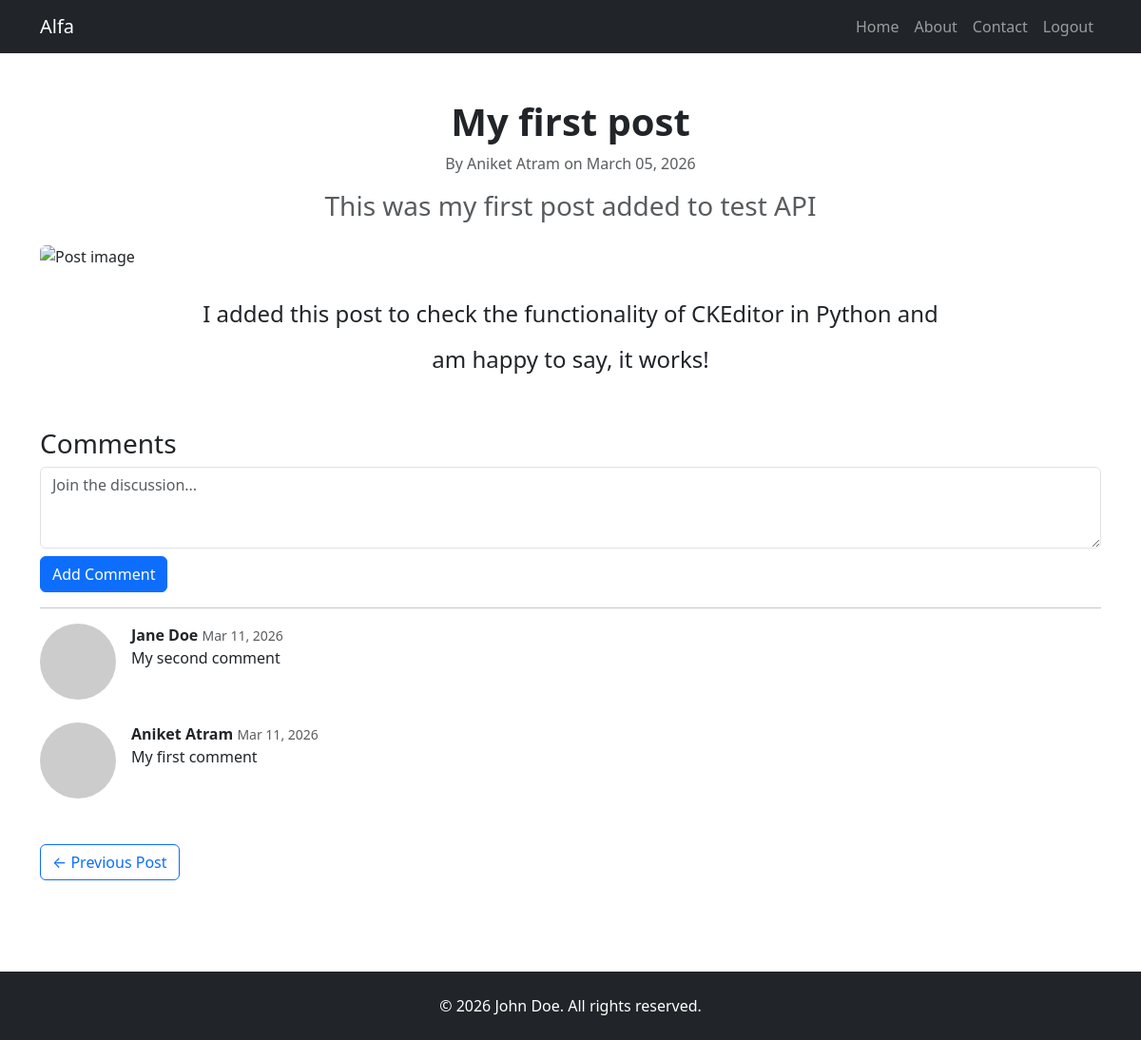
/post/1 (signed in), run on an earlier commit of the app's database.
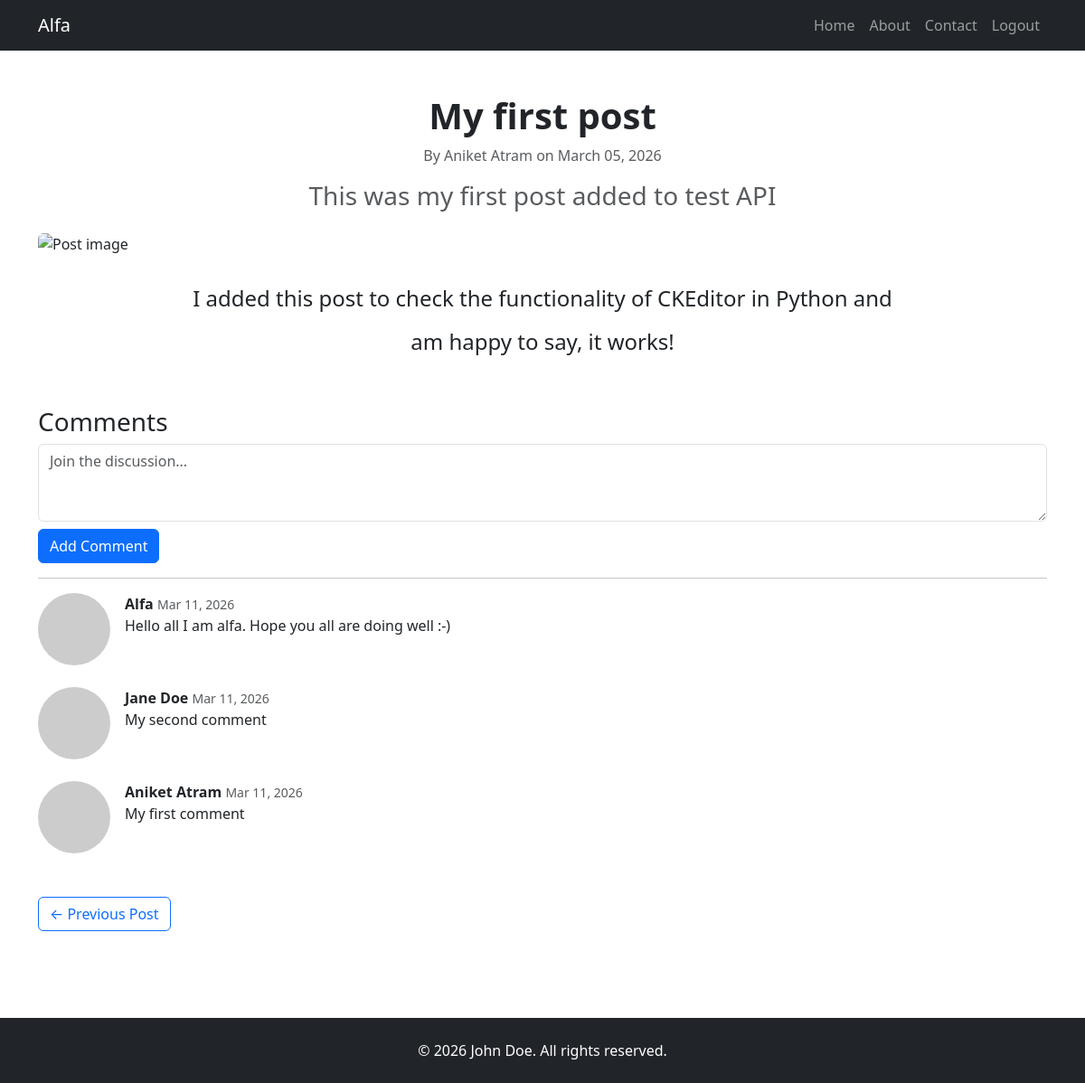
And on a later commit of the database.
### app/models/user.py (models this page shows, shortened)
class User(db.Model, UserMixin):
	__tablename__ = "users"
	id: Mapped[int] = mapped_column(Integer, primary_key=True)
	username: Mapped[str] = mapped_column(String(250), nullable=False, unique=True)
	email: Mapped[str] = mapped_column(String(100), nullable=False, unique=True)
	password: Mapped[str] = mapped_column(String(100), nullable=False)
	role: Mapped[str] = mapped_column(String(100), nullable=False, default="user")
	comments: Mapped[list["Comment"]] = relationship(back_populates="author", cascade="all, delete-orphan")
	def avatar(self, size: int = 60) -> str:
		digest = hashlib.md5(self.email.lower().encode("utf-8")).hexdigest()
		return f"https://www.gravatar.com/avatar/{digest}?s={size}&d=retro"

### app/models/post.py (models this page shows)
class Post(db.Model):
	__tablename__ = "blog_posts"
	id: Mapped[int] = mapped_column(Integer, primary_key=True)
	title: Mapped[str] = mapped_column(String(255),nullable=False)
	subtitle: Mapped[str] = mapped_column(String(255), nullable=False)
	body: Mapped[str] = mapped_column(Text, nullable=False)
	author: Mapped[str] = mapped_column(String(255), nullable=False)
	img_url: Mapped[str] = mapped_column(String(255), nullable=False)
	created_at: Mapped[datetime] = mapped_column(DateTime(timezone=True), nullable=False, server_default=func.now())
	updated_at: Mapped[datetime] = mapped_column(DateTime(timezone=True), nullable=False, server_default=func.now(), onupdate=func.now())
	comments: Mapped[list["Comment"]] = relationship(back_populates="post", cascade="all, delete-orphan", order_by="Comment.created_at.desc()")

### app/models/comment.py (models this page shows)
class Comment(db.Model):
	__tablename__ = "comments"
	id: Mapped[int] = mapped_column(Integer, primary_key=True)
	text: Mapped[str] = mapped_column(Text, nullable=False)
	created_at: Mapped[datetime] = mapped_column(DateTime(timezone=True), nullable=False, server_default=func.now())
	user_id: Mapped[int] = mapped_column(ForeignKey("users.id"), nullable=False)
	post_id: Mapped[int] = mapped_column(ForeignKey("blog_posts.id"), nullable=False, index=True)
	author: Mapped["User"] = relationship(back_populates="comments")
	post: Mapped["Post"] = relationship(back_populates="comments")

### app/routes/posts.py (the view, shortened to what this page needs)
@posts_bp.route('/post/<int:post_id>', methods=['GET', 'POST'])
@login_required
def view_post(post_id):
    post = db.session.execute(
        db.select(Post).where(Post.id == post_id)
    ).scalar_one_or_none()
    if not post:
        abort(404)
    form = CommentForm()
    next_post = db.session.execute(db.select(Post).where(Post.id < post.id).order_by(Post.id.desc())).scalars().first()
    previous_post = db.session.execute(db.select(Post).where(Post.id > post.id).order_by(Post.id.asc())).scalars().first()
    return render_template("post.html", post=post, form=form, previous_post=previous_post, next_post=next_post)

### app/forms/comment_form.py
class CommentForm(FlaskForm):
    text = TextAreaField("Comment", validators=[DataRequired("Cannot post empty comment")],render_kw={"placeholder": "Join the discussion..."})
    submit = SubmitField("Send")

### app/__init__.py (called while the page is built)
@login_manager.user_loader
def load_user(user_id):
    return db.get_or_404(User, user_id)

def create_app():
	app = Flask(__name__)
	app.config.from_object('config.Config')
	app.register_blueprint(posts_bp)
	app.register_blueprint(users_bp, url_prefix="/users")
	db.init_app(app)
	ckeditor.init_app(app)
	bootstrap.init_app(app)
	from app import models
	migrate.init_app(app, db)
	login_manager.init_app(app)
	login_manager.login_view = "users.login"
	login_manager.login_message_category = "danger"
	login_manager.login_message = "You must be logged in to access this page"
	@app.errorhandler(404)
	def page_not_found(e):
		return render_template("404.html"), 404
	@app.context_processor
	def inject_current_year():
		return {'current_year': datetime.utcnow().year}
	return app

### app/templates/post.html (shortened to what this page needs)
{% extends "base.html" %}
{% block content %}
<article class="mb-5">
    <header class="mb-4 text-center">
        <h1 class="fw-bold">{{ post.title }}</h1>
        <p class="text-muted">By {{ post.author }} on {{ post.created_at.strftime('%B %d, %Y') }}</p>
        {% if post.subtitle %}
        <p class="text-muted h3">{{ post.subtitle }}</p>
        {% endif %}
    </header>
    {% if post.img_url %}
    <img src="{{ post.img_url }}" alt="Post image" class="img-fluid rounded mx-auto d-block mb-4" />
    {% endif %}
    <section class="blog-post-content mx-auto fs-4 lh-lg">
        {{ post.body | safe }}
    </section>
</article>
<h3>Comments</h3>
{% if current_user.is_authenticated %}
<form method="POST">
    {{ form.text(class="form-control", rows=3) }}
    <button class="btn btn-primary mt-2">Add Comment</button>
</form>
{% else %}
<p><a href="{{ url_for('users.login') }}">Log in</a> to leave a comment.</p>
{% endif %}
<hr>
{% for comment in post.comments %}
<div class="d-flex mb-4">
    <img src="{{ comment.author.avatar(60) }}" class="rounded-circle me-3">
    <div>
        <strong>{{ comment.author.username }}</strong>
        <small class="text-muted">{{ comment.created_at.strftime('%b %d, %Y') }}</small>
        <p>{{ comment.text }}</p>
    </div>
</div>
{% else %}
<p>No comments yet.</p>
{% endfor %}
<div class="d-flex justify-content-between mt-5">
    {% if previous_post %}
    <a href="{{ url_for('posts.view_post', post_id=previous_post.id) }}" class="btn btn-outline-primary">← Previous Post</a>
    {% else %}
    <span></span>
    {% endif %}
</div>
{% endblock %}

### app/templates/base.html (shortened to what this page needs)
<!doctype html>
<html lang="en">
    <head>
        {% block styles %}
            {{ bootstrap.load_css() }}
            <link rel="stylesheet" type="text/css" href="{{ url_for('static', filename='css/styles.css') }}">
        {% endblock %}
    </head>
    <body class="d-flex flex-column min-vh-100">
        {% include "partials/header.html" %}
        <main class="container my-5 flex-grow-1">
            {% block content %}{% endblock %}
        </main>
        {% include "partials/footer.html" %}
    </body>
</html>

### app/templates/partials/header.html (shortened to what this page needs)
<nav class="navbar navbar-expand-lg navbar-dark bg-dark fixed-top">
  <div class="container">
    <a class="navbar-brand" href="{{ url_for('posts.home') }}">{{ current_user.username }}</a>
    <div class="collapse navbar-collapse" id="navbarNav">
      <ul class="navbar-nav ms-auto">
        <li class="nav-item">
          <a class="nav-link" href="{{ url_for('posts.home') }}">Home</a>
        </li>
        <li class="nav-item">
          <a class="nav-link" href="{{ url_for('posts.about') }}">About</a>
        </li>
        <li class="nav-item">
          <a class="nav-link" href="{{ url_for('posts.contact') }}">Contact</a>
        </li>
        {% if current_user.is_authenticated %}
          <li class="nav-item">
            <a class="nav-link" href="{{ url_for('users.logout') }}">Logout</a>
          </li>
        {% else %}
          <li class="nav-item">
            <a class="nav-link" href="{{ url_for('users.login') }}">Login</a>
          </li>
        {% endif %}
      </ul>
    </div>
  </div>
</nav>
<div style="height: 56px;"></div>

### app/templates/partials/footer.html
<footer class="bg-dark text-white text-center py-4 mt-5">
  <div class="container">
    <p class="mb-0">&copy; {{ current_year }} John Doe. All rights reserved.</p>
  </div>
</footer>

### app/static/css/styles.css (style rules this page uses)
.blog-post-content { max-width: 800px; margin: 0 auto; text-align: center; }

What changed in the data, as far as the page shows it:
added Comment: author.username "Alfa", created_at "Mar 11, 2026", text "Hello all I am alfa. Hope you all are doing well :-)"
